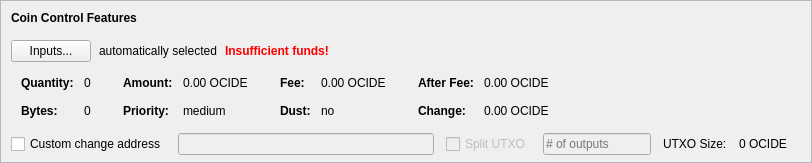
       <widget class="QFrame" name="frameCoinControl">
        <property name="sizePolicy">
         <sizepolicy hsizetype="Expanding" vsizetype="Expanding">
          <horstretch>0</horstretch>
          <verstretch>0</verstretch>
         </sizepolicy>
        </property>
        <property name="maximumSize">
         <size>
          <width>16777215</width>
          <height>16777215</height>
         </size>
        </property>
        <property name="frameShape">
         <enum>QFrame::StyledPanel</enum>
        </property>
        <property name="frameShadow">
         <enum>QFrame::Sunken</enum>
        </property>
        <layout class="QVBoxLayout" name="verticalLayoutCoinControl2">
         <property name="spacing">
          <number>0</number>
         </property>
         <property name="leftMargin">
          <number>0</number>
         </property>
         <property name="topMargin">
          <number>0</number>
         </property>
         <property name="rightMargin">
          <number>0</number>
         </property>
         <property name="bottomMargin">
          <number>6</number>
         </property>
         <item>
          <layout class="QVBoxLayout" name="verticalLayoutCoinControl" stretch="0,0,0,0,1">
           <property name="spacing">
            <number>0</number>
           </property>
           <property name="leftMargin">
            <number>10</number>
           </property>
           <property name="topMargin">
            <number>10</number>
           </property>
           <item>
            <layout class="QHBoxLayout" name="horizontalLayoutCoinControl1">
             <property name="bottomMargin">
              <number>15</number>
             </property>
             <item>
              <widget class="QLabel" name="labelCoinControlFeatures">
               <property name="sizePolicy">
                <sizepolicy hsizetype="Preferred" vsizetype="Maximum">
                 <horstretch>0</horstretch>
                 <verstretch>0</verstretch>
                </sizepolicy>
               </property>
               <property name="font">
                <font>
                 <weight>75</weight>
                 <bold>true</bold>
                </font>
               </property>
               <property name="styleSheet">
                <string notr="true">font-weight:bold;</string>
               </property>
               <property name="text">
                <string>Coin Control Features</string>
               </property>
              </widget>
             </item>
            </layout>
           </item>
           <item>
            <layout class="QHBoxLayout" name="horizontalLayoutCoinControl2" stretch="0,0,0,0">
             <property name="spacing">
              <number>8</number>
             </property>
             <property name="bottomMargin">
              <number>10</number>
             </property>
             <item>
              <widget class="QPushButton" name="pushButtonCoinControl">
               <property name="styleSheet">
                <string notr="true"/>
               </property>
               <property name="text">
                <string>Inputs...</string>
               </property>
               <property name="autoDefault">
                <bool>false</bool>
               </property>
              </widget>
             </item>
             <item>
              <widget class="QLabel" name="labelCoinControlAutomaticallySelected">
               <property name="text">
                <string>automatically selected</string>
               </property>
               <property name="margin">
                <number>5</number>
               </property>
              </widget>
             </item>
             <item>
              <widget class="QLabel" name="labelCoinControlInsuffFunds">
               <property name="font">
                <font>
                 <weight>75</weight>
                 <bold>true</bold>
                </font>
               </property>
               <property name="styleSheet">
                <string notr="true">color:red;font-weight:bold;</string>
               </property>
               <property name="text">
                <string>Insufficient funds!</string>
               </property>
               <property name="margin">
                <number>5</number>
               </property>
              </widget>
             </item>
             <item>
              <spacer name="horizontalSpacerCoinControl">
               <property name="orientation">
                <enum>Qt::Horizontal</enum>
               </property>
               <property name="sizeHint" stdset="0">
                <size>
                 <width>40</width>
                 <height>1</height>
                </size>
               </property>
              </spacer>
             </item>
            </layout>
           </item>
           <item>
            <widget class="QWidget" name="widgetCoinControl" native="true">
             <property name="sizePolicy">
              <sizepolicy hsizetype="Preferred" vsizetype="Preferred">
               <horstretch>0</horstretch>
               <verstretch>0</verstretch>
              </sizepolicy>
             </property>
             <property name="minimumSize">
              <size>
               <width>0</width>
               <height>0</height>
              </size>
             </property>
             <property name="styleSheet">
              <string notr="true"/>
             </property>
             <layout class="QHBoxLayout" name="horizontalLayoutCoinControl5">
              <property name="leftMargin">
               <number>0</number>
              </property>
              <property name="topMargin">
               <number>0</number>
              </property>
              <property name="rightMargin">
               <number>0</number>
              </property>
              <property name="bottomMargin">
               <number>0</number>
              </property>
              <item>
               <layout class="QHBoxLayout" name="horizontalLayoutCoinControl3" stretch="0,0,0,1">
                <property name="spacing">
                 <number>20</number>
                </property>
                <property name="topMargin">
                 <number>0</number>
                </property>
                <property name="bottomMargin">
                 <number>10</number>
                </property>
                <item>
                 <layout class="QFormLayout" name="formLayoutCoinControl1">
                  <property name="horizontalSpacing">
                   <number>10</number>
                  </property>
                  <property name="verticalSpacing">
                   <number>14</number>
                  </property>
                  <property name="leftMargin">
                   <number>10</number>
                  </property>
                  <property name="topMargin">
                   <number>4</number>
                  </property>
                  <property name="rightMargin">
                   <number>6</number>
                  </property>
                  <item row="0" column="0">
                   <widget class="QLabel" name="labelCoinControlQuantityText">
                    <property name="font">
                     <font>
                      <weight>75</weight>
                      <bold>true</bold>
                     </font>
                    </property>
                    <property name="text">
                     <string>Quantity:</string>
                    </property>
                    <property name="margin">
                     <number>0</number>
                    </property>
                   </widget>
                  </item>
                  <item row="0" column="1">
                   <widget class="QLabel" name="labelCoinControlQuantity">
                    <property name="cursor">
                     <cursorShape>IBeamCursor</cursorShape>
                    </property>
                    <property name="contextMenuPolicy">
                     <enum>Qt::ActionsContextMenu</enum>
                    </property>
                    <property name="text">
                     <string notr="true">0</string>
                    </property>
                    <property name="margin">
                     <number>0</number>
                    </property>
                    <property name="textInteractionFlags">
                     <set>Qt::LinksAccessibleByMouse|Qt::TextSelectableByKeyboard|Qt::TextSelectableByMouse</set>
                    </property>
                   </widget>
                  </item>
                  <item row="1" column="0">
                   <widget class="QLabel" name="labelCoinControlBytesText">
                    <property name="font">
                     <font>
                      <weight>75</weight>
                      <bold>true</bold>
                     </font>
                    </property>
                    <property name="text">
                     <string>Bytes:</string>
                    </property>
                   </widget>
                  </item>
                  <item row="1" column="1">
                   <widget class="QLabel" name="labelCoinControlBytes">
                    <property name="cursor">
                     <cursorShape>IBeamCursor</cursorShape>
                    </property>
                    <property name="contextMenuPolicy">
                     <enum>Qt::ActionsContextMenu</enum>
                    </property>
                    <property name="text">
                     <string notr="true">0</string>
                    </property>
                    <property name="textInteractionFlags">
                     <set>Qt::LinksAccessibleByMouse|Qt::TextSelectableByKeyboard|Qt::TextSelectableByMouse</set>
                    </property>
                   </widget>
                  </item>
                 </layout>
                </item>
                <item>
                 <layout class="QFormLayout" name="formLayoutCoinControl2">
                  <property name="horizontalSpacing">
                   <number>10</number>
                  </property>
                  <property name="verticalSpacing">
                   <number>14</number>
                  </property>
                  <property name="leftMargin">
                   <number>6</number>
                  </property>
                  <property name="topMargin">
                   <number>4</number>
                  </property>
                  <property name="rightMargin">
                   <number>6</number>
                  </property>
                  <item row="0" column="0">
                   <widget class="QLabel" name="labelCoinControlAmountText">
                    <property name="font">
                     <font>
                      <weight>75</weight>
                      <bold>true</bold>
                     </font>
                    </property>
                    <property name="text">
                     <string>Amount:</string>
                    </property>
                    <property name="margin">
                     <number>0</number>
                    </property>
                   </widget>
                  </item>
                  <item row="0" column="1">
                   <widget class="QLabel" name="labelCoinControlAmount">
                    <property name="cursor">
                     <cursorShape>IBeamCursor</cursorShape>
                    </property>
                    <property name="contextMenuPolicy">
                     <enum>Qt::ActionsContextMenu</enum>
                    </property>
                    <property name="text">
                     <string notr="true">0.00 OCIDE</string>
                    </property>
                    <property name="textInteractionFlags">
                     <set>Qt::LinksAccessibleByMouse|Qt::TextSelectableByKeyboard|Qt::TextSelectableByMouse</set>
                    </property>
                   </widget>
                  </item>
                  <item row="1" column="0">
                   <widget class="QLabel" name="labelCoinControlPriorityText">
                    <property name="font">
                     <font>
                      <weight>75</weight>
                      <bold>true</bold>
                     </font>
                    </property>
                    <property name="text">
                     <string>Priority:</string>
                    </property>
                   </widget>
                  </item>
                  <item row="1" column="1">
                   <widget class="QLabel" name="labelCoinControlPriority">
                    <property name="cursor">
                     <cursorShape>IBeamCursor</cursorShape>
                    </property>
                    <property name="contextMenuPolicy">
                     <enum>Qt::ActionsContextMenu</enum>
                    </property>
                    <property name="text">
                     <string>medium</string>
                    </property>
                    <property name="textInteractionFlags">
                     <set>Qt::LinksAccessibleByMouse|Qt::TextSelectableByKeyboard|Qt::TextSelectableByMouse</set>
                    </property>
                   </widget>
                  </item>
                 </layout>
                </item>
                <item>
                 <layout class="QFormLayout" name="formLayoutCoinControl3">
                  <property name="horizontalSpacing">
                   <number>10</number>
                  </property>
                  <property name="verticalSpacing">
                   <number>14</number>
                  </property>
                  <property name="leftMargin">
                   <number>6</number>
                  </property>
                  <property name="topMargin">
                   <number>4</number>
                  </property>
                  <property name="rightMargin">
                   <number>6</number>
                  </property>
                  <item row="0" column="0">
                   <widget class="QLabel" name="labelCoinControlFeeText">
                    <property name="font">
                     <font>
                      <weight>75</weight>
                      <bold>true</bold>
                     </font>
                    </property>
                    <property name="text">
                     <string>Fee:</string>
                    </property>
                    <property name="margin">
                     <number>0</number>
                    </property>
                   </widget>
                  </item>
                  <item row="0" column="1">
                   <widget class="QLabel" name="labelCoinControlFee">
                    <property name="cursor">
                     <cursorShape>IBeamCursor</cursorShape>
                    </property>
                    <property name="contextMenuPolicy">
                     <enum>Qt::ActionsContextMenu</enum>
                    </property>
                    <property name="text">
                     <string notr="true">0.00 OCIDE</string>
                    </property>
                    <property name="textInteractionFlags">
                     <set>Qt::LinksAccessibleByMouse|Qt::TextSelectableByKeyboard|Qt::TextSelectableByMouse</set>
                    </property>
                   </widget>
                  </item>
                  <item row="1" column="0">
                   <widget class="QLabel" name="labelCoinControlLowOutputText">
                    <property name="font">
                     <font>
                      <weight>75</weight>
                      <bold>true</bold>
                     </font>
                    </property>
                    <property name="text">
                     <string>Dust:</string>
                    </property>
                   </widget>
                  </item>
                  <item row="1" column="1">
                   <widget class="QLabel" name="labelCoinControlLowOutput">
                    <property name="cursor">
                     <cursorShape>IBeamCursor</cursorShape>
                    </property>
                    <property name="contextMenuPolicy">
                     <enum>Qt::ActionsContextMenu</enum>
                    </property>
                    <property name="text">
                     <string>no</string>
                    </property>
                    <property name="textInteractionFlags">
                     <set>Qt::LinksAccessibleByMouse|Qt::TextSelectableByKeyboard|Qt::TextSelectableByMouse</set>
                    </property>
                   </widget>
                  </item>
                 </layout>
                </item>
                <item>
                 <layout class="QFormLayout" name="formLayoutCoinControl4">
                  <property name="horizontalSpacing">
                   <number>10</number>
                  </property>
                  <property name="verticalSpacing">
                   <number>14</number>
                  </property>
                  <property name="leftMargin">
                   <number>6</number>
                  </property>
                  <property name="topMargin">
                   <number>4</number>
                  </property>
                  <property name="rightMargin">
                   <number>6</number>
                  </property>
                  <item row="0" column="0">
                   <widget class="QLabel" name="labelCoinControlAfterFeeText">
                    <property name="font">
                     <font>
                      <weight>75</weight>
                      <bold>true</bold>
                     </font>
                    </property>
                    <property name="text">
                     <string>After Fee:</string>
                    </property>
                    <property name="margin">
                     <number>0</number>
                    </property>
                   </widget>
                  </item>
                  <item row="0" column="1">
                   <widget class="QLabel" name="labelCoinControlAfterFee">
                    <property name="cursor">
                     <cursorShape>IBeamCursor</cursorShape>
                    </property>
                    <property name="contextMenuPolicy">
                     <enum>Qt::ActionsContextMenu</enum>
                    </property>
                    <property name="text">
                     <string notr="true">0.00 OCIDE</string>
                    </property>
                    <property name="textInteractionFlags">
                     <set>Qt::LinksAccessibleByMouse|Qt::TextSelectableByKeyboard|Qt::TextSelectableByMouse</set>
                    </property>
                   </widget>
                  </item>
                  <item row="1" column="0">
                   <widget class="QLabel" name="labelCoinControlChangeText">
                    <property name="font">
                     <font>
                      <weight>75</weight>
                      <bold>true</bold>
                     </font>
                    </property>
                    <property name="text">
                     <string>Change:</string>
                    </property>
                   </widget>
                  </item>
                  <item row="1" column="1">
                   <widget class="QLabel" name="labelCoinControlChange">
                    <property name="cursor">
                     <cursorShape>IBeamCursor</cursorShape>
                    </property>
                    <property name="contextMenuPolicy">
                     <enum>Qt::ActionsContextMenu</enum>
                    </property>
                    <property name="text">
                     <string notr="true">0.00 OCIDE</string>
                    </property>
                    <property name="textInteractionFlags">
                     <set>Qt::LinksAccessibleByMouse|Qt::TextSelectableByKeyboard|Qt::TextSelectableByMouse</set>
                    </property>
                   </widget>
                  </item>
                 </layout>
                </item>
               </layout>
              </item>
             </layout>
            </widget>
           </item>
           <item>
            <layout class="QHBoxLayout" name="horizontalLayoutCoinControl4" stretch="0,0,0,0,0,0,0">
             <property name="spacing">
              <number>12</number>
             </property>
             <property name="sizeConstraint">
              <enum>QLayout::SetDefaultConstraint</enum>
             </property>
             <property name="topMargin">
              <number>5</number>
             </property>
             <property name="rightMargin">
              <number>5</number>
             </property>
             <item>
              <widget class="QCheckBox" name="checkBoxCoinControlChange">
               <property name="toolTip">
                <string>If this is activated, but the change address is empty or invalid, change will be sent to a newly generated address.</string>
               </property>
               <property name="text">
                <string>Custom change address</string>
               </property>
              </widget>
             </item>
             <item>
              <widget class="QValidatedLineEdit" name="lineEditCoinControlChange">
               <property name="enabled">
                <bool>false</bool>
               </property>
               <property name="sizePolicy">
                <sizepolicy hsizetype="Expanding" vsizetype="Fixed">
                 <horstretch>0</horstretch>
                 <verstretch>0</verstretch>
                </sizepolicy>
               </property>
              </widget>
             </item>
             <item>
              <widget class="QCheckBox" name="splitBlockCheckBox">
               <property name="enabled">
                <bool>false</bool>
               </property>
               <property name="text">
                <string>Split UTXO</string>
               </property>
              </widget>
             </item>
             <item>
              <widget class="QLineEdit" name="splitBlockLineEdit">
               <property name="enabled">
                <bool>false</bool>
               </property>
               <property name="sizePolicy">
                <sizepolicy hsizetype="Fixed" vsizetype="Fixed">
                 <horstretch>50</horstretch>
                 <verstretch>0</verstretch>
                </sizepolicy>
               </property>
               <property name="placeholderText">
                <string># of outputs</string>
               </property>
              </widget>
             </item>
             <item>
              <widget class="QLabel" name="labelBlockSizeText">
               <property name="text">
                <string>UTXO Size:</string>
               </property>
              </widget>
             </item>
             <item>
              <widget class="QLabel" name="labelBlockSize">
               <property name="text">
                <string>0 OCIDE</string>
               </property>
              </widget>
             </item>
             <item>
              <widget class="QLabel" name="labelCoinControlChangeLabel">
               <property name="sizePolicy">
                <sizepolicy hsizetype="Preferred" vsizetype="Expanding">
                 <horstretch>0</horstretch>
                 <verstretch>0</verstretch>
                </sizepolicy>
               </property>
               <property name="minimumSize">
                <size>
                 <width>0</width>
                 <height>0</height>
                </size>
               </property>
               <property name="text">
                <string/>
               </property>
               <property name="margin">
                <number>3</number>
               </property>
              </widget>
             </item>
            </layout>
           </item>
           <item>
            <spacer name="verticalSpacerCoinControl">
             <property name="orientation">
              <enum>Qt::Vertical</enum>
             </property>
             <property name="sizeHint" stdset="0">
              <size>
               <width>800</width>
               <height>1</height>
              </size>
             </property>
            </spacer>
           </item>
          </layout>
         </item>
        </layout>
       </widget>
